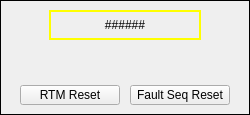
     <widget class="QFrame" name="frame_4">
      <property name="geometry">
       <rect>
        <x>20</x>
        <y>309</y>
        <width>250</width>
        <height>115</height>
       </rect>
      </property>
      <property name="frameShape">
       <enum>QFrame::Box</enum>
      </property>
      <property name="frameShadow">
       <enum>QFrame::Plain</enum>
      </property>
      <widget class="PyDMFrame" name="PyDMFrame">
       <property name="geometry">
        <rect>
         <x>49</x>
         <y>10</y>
         <width>152</width>
         <height>30</height>
        </rect>
       </property>
       <property name="toolTip">
        <string/>
       </property>
       <property name="styleSheet">
        <string notr="true">border: 2px solid;
border-color: rgb(255, 255, 0);</string>
       </property>
       <property name="frameShape">
        <enum>QFrame::NoFrame</enum>
       </property>
       <property name="rules" stdset="0">
        <string>[{&quot;name&quot;: &quot;New Rule&quot;, &quot;property&quot;: &quot;Visible&quot;, &quot;initial_value&quot;: &quot;&quot;, &quot;expression&quot;: &quot;ch[0]&gt;=2 and ch[0]&lt;6&quot;, &quot;channels&quot;: [{&quot;channel&quot;: &quot;ca://KLYS:DMP0:1:0:FAULTSEQ_STATUS&quot;, &quot;trigger&quot;: true, &quot;use_enum&quot;: false}], &quot;notes&quot;: &quot;&quot;}]</string>
       </property>
      </widget>
      <widget class="PyDMFrame" name="PyDMFrame_2">
       <property name="geometry">
        <rect>
         <x>49</x>
         <y>10</y>
         <width>152</width>
         <height>30</height>
        </rect>
       </property>
       <property name="toolTip">
        <string/>
       </property>
       <property name="styleSheet">
        <string notr="true">border: 2px solid;
border-color: rgb(255, 0, 0);</string>
       </property>
       <property name="frameShape">
        <enum>QFrame::NoFrame</enum>
       </property>
       <property name="rules" stdset="0">
        <string>[{&quot;name&quot;: &quot;New Rule&quot;, &quot;property&quot;: &quot;Visible&quot;, &quot;initial_value&quot;: &quot;&quot;, &quot;expression&quot;: &quot;ch[0]&gt;=1 and ch[0]&lt;2&quot;, &quot;channels&quot;: [{&quot;channel&quot;: &quot;ca://KLYS:DMP0:1:0:FAULTSEQ_STATUS&quot;, &quot;trigger&quot;: true, &quot;use_enum&quot;: false}], &quot;notes&quot;: &quot;&quot;}]</string>
       </property>
      </widget>
      <widget class="PyDMLabel" name="PyDMLabel_14">
       <property name="geometry">
        <rect>
         <x>50</x>
         <y>11</y>
         <width>150</width>
         <height>28</height>
        </rect>
       </property>
       <property name="toolTip">
        <string/>
       </property>
       <property name="styleSheet">
        <string notr="true"/>
       </property>
       <property name="frameShape">
        <enum>QFrame::NoFrame</enum>
       </property>
       <property name="frameShadow">
        <enum>QFrame::Plain</enum>
       </property>
       <property name="text">
        <string>######</string>
       </property>
       <property name="textFormat">
        <enum>Qt::PlainText</enum>
       </property>
       <property name="alignment">
        <set>Qt::AlignCenter</set>
       </property>
       <property name="rules" stdset="0">
        <string>[]</string>
       </property>
       <property name="precision" stdset="0">
        <number>0</number>
       </property>
       <property name="showUnits" stdset="0">
        <bool>false</bool>
       </property>
       <property name="precisionFromPV" stdset="0">
        <bool>true</bool>
       </property>
       <property name="alarmSensitiveContent" stdset="0">
        <bool>false</bool>
       </property>
       <property name="alarmSensitiveBorder" stdset="0">
        <bool>true</bool>
       </property>
       <property name="PyDMToolTip" stdset="0">
        <string/>
       </property>
       <property name="channel" stdset="0">
        <string>ca://KLYS:DMP0:1:0:FAULTSEQ_STATUS</string>
       </property>
       <property name="enableRichText" stdset="0">
        <bool>false</bool>
       </property>
       <property name="displayFormat" stdset="0">
        <enum>PyDMLabel::String</enum>
       </property>
      </widget>
      <widget class="PyDMEnumButton" name="PyDMEnumButton">
       <property name="geometry">
        <rect>
         <x>20</x>
         <y>50</y>
         <width>210</width>
         <height>28</height>
        </rect>
       </property>
       <property name="toolTip">
        <string/>
       </property>
       <property name="alarmSensitiveBorder" stdset="0">
        <bool>false</bool>
       </property>
       <property name="channel" stdset="0">
        <string>ca://KLYS:DMP0:1:0:FAULTSEQ_MODE</string>
       </property>
       <property name="widgetType" stdset="0">
        <enum>PyDMEnumButton::PushButton</enum>
       </property>
       <property name="orientation" stdset="0">
        <enum>Qt::Horizontal</enum>
       </property>
       <property name="marginTop" stdset="0">
        <number>0</number>
       </property>
       <property name="marginBottom" stdset="0">
        <number>0</number>
       </property>
       <property name="marginLeft" stdset="0">
        <number>0</number>
       </property>
       <property name="marginRight" stdset="0">
        <number>0</number>
       </property>
       <property name="horizontalSpacing" stdset="0">
        <number>0</number>
       </property>
       <property name="verticalSpacing" stdset="0">
        <number>0</number>
       </property>
       <property name="checkable" stdset="0">
        <bool>true</bool>
       </property>
      </widget>
      <widget class="PyDMShellCommand" name="PyDMShellCommand_15">
       <property name="geometry">
        <rect>
         <x>20</x>
         <y>85</y>
         <width>100</width>
         <height>20</height>
        </rect>
       </property>
       <property name="toolTip">
        <string/>
       </property>
       <property name="text">
        <string>RTM Reset</string>
       </property>
       <property name="showIcon" stdset="0">
        <bool>false</bool>
       </property>
       <property name="commands" stdset="0">
        <stringlist>
         <string>lcls_xtcav_rtm_reset</string>
        </stringlist>
       </property>
      </widget>
      <widget class="PyDMPushButton" name="PyDMPushButton">
       <property name="geometry">
        <rect>
         <x>130</x>
         <y>85</y>
         <width>100</width>
         <height>20</height>
        </rect>
       </property>
       <property name="toolTip">
        <string/>
       </property>
       <property name="text">
        <string>Fault Seq Reset</string>
       </property>
       <property name="channel" stdset="0">
        <string>ca://KLYS:DMP0:1:0:FAULTSEQ_RESET</string>
       </property>
       <property name="pressValue" stdset="0">
        <string>1</string>
       </property>
       <property name="releaseValue" stdset="0">
        <string>0</string>
       </property>
      </widget>
      <zorder>PyDMFrame_2</zorder>
      <zorder>PyDMFrame</zorder>
      <zorder>PyDMLabel_14</zorder>
      <zorder>PyDMEnumButton</zorder>
      <zorder>PyDMShellCommand_15</zorder>
      <zorder>PyDMPushButton</zorder>
     </widget>
